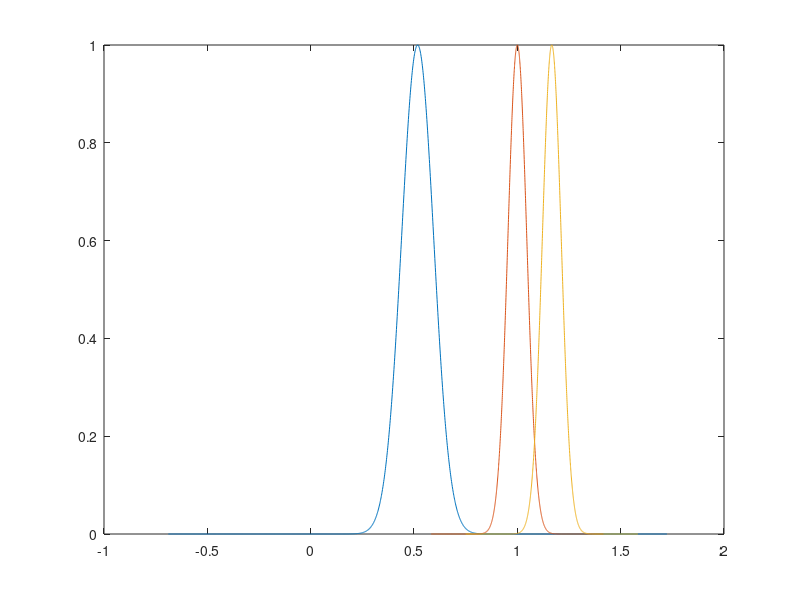

MATLAB code to generate this figure:
clear all
clc

%% lebal 1

centriod = 0.517547265
;
width = 0.0120611
;
s = 100* width;

x = -s+centriod : width* 10^-1 : s+centriod;
y = exp( - (x - centriod).^2 / width);

%% lebal 2

centriod = 0.999991271
;
width = 0.004166885
;
s = 100* width;

x2 = -s+centriod : width* 10^-1 : s+centriod;
y2 = exp( - (x2 - centriod).^2 / width);

%% lebal 3

centriod = 1.166666667
;
width = 0.004166885
;
s = 100* width;

x3 = -s+centriod : width* 10^-1 : s+centriod;
y3 = exp( - (x3 - centriod).^2 / width);


%%
plot(x,y,x2,y2, x3, y3)